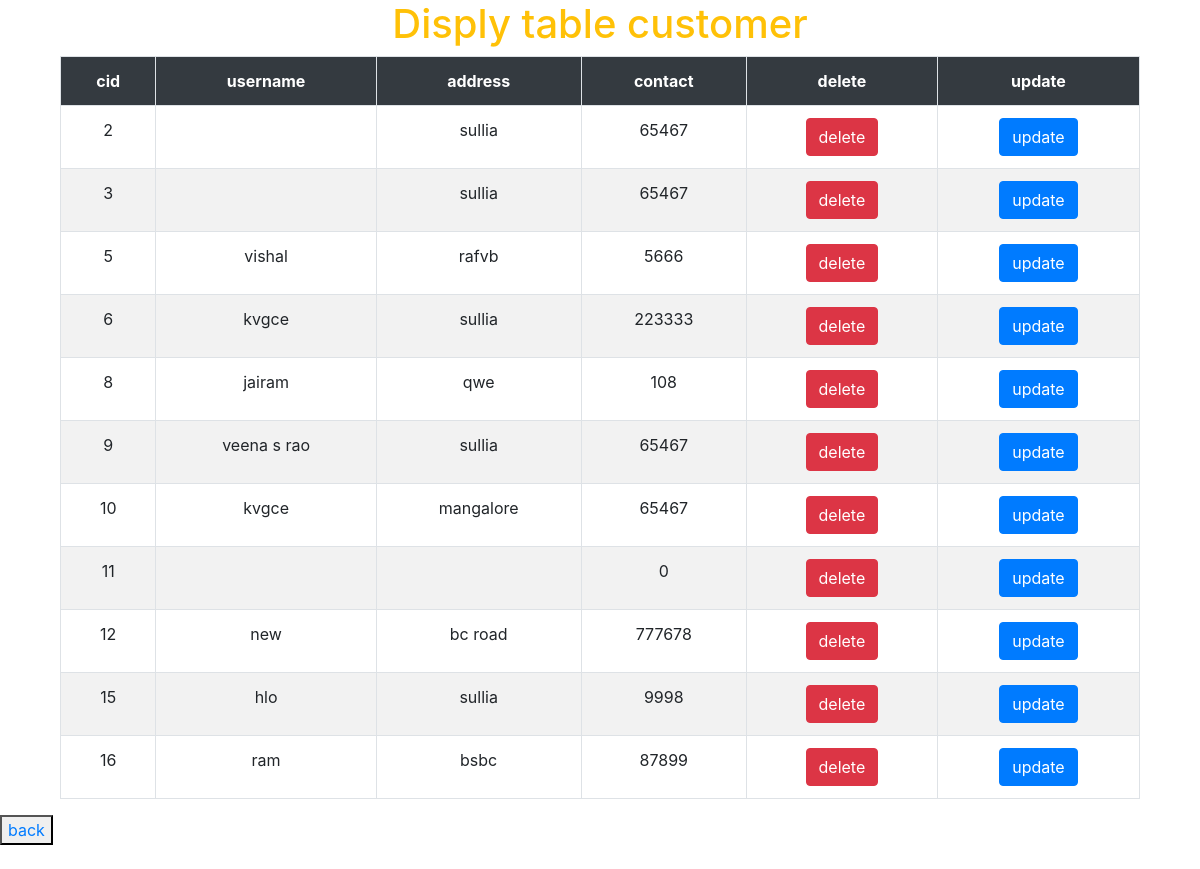
The page /customer/display.php on the database its author committed.
### tables this page shows
CREATE TABLE `customer` (
  `cid` int(11) NOT NULL,
  `username` varchar(55) DEFAULT NULL,
  `address` varchar(55) DEFAULT NULL,
  `contact` int(11) DEFAULT NULL
);

### customer/display.php (the view, shortened to what this page needs)
<!DOCTYPE html>
<html lang="en">
<head>
  <link rel="stylesheet" href="https://maxcdn.bootstrapcdn.com/bootstrap/4.3.1/css/bootstrap.min.css">
</head>
<body>
<div class="container">
 <div class="col-lg-12">
 <h1 class="text-warning text-center"> Disply table customer</h1>
 <table class="table table-striped table-hover table-bordered">
 <tr class="bg-dark text-white text-center">
 <th>cid</th>
 <th>username</th>
 <th>address</th>
 <th>contact</th>
 <th>delete</th>
 <th>update</th>
 </tr>
 <?php
    $q="select * from customer";
    $query=mysqli_query($con,$q);
    while($res=mysqli_fetch_array($query)){
?>
<tr class="text-center">
<td><?php echo $res['cid']; ?></td>
<td><?php echo $res['username']; ?> </td>
 <td><?php echo $res['address']; ?></td>
 <td><?php echo $res['contact'];?></td>
 <td><button class="btn-danger btn"> <a href="delete.php? id=<?php echo $res['cid']; ?>" class="text-white"> delete</a></button> </td>
 <td><button class="btn-primary btn"> <a href="update.php?id=<?php echo $res['cid'];?>" class="text-white">update</a></button> </td>
</tr>
<?php
    }
?>
 </table>
 </div>
 </div>
 <button type="back" name="back" ><a href="http://localhost/project/login_system/home.php">back</button><br><br>
</body>
</html>

### rows shown on the page
customer: cid "2", address "sullia", contact "65467"
customer: cid "3", address "sullia", contact "65467"
customer: cid "5", username "vishal", address "rafvb", contact "5666"
customer: cid "6", username "kvgce", address "sullia", contact "223333"
customer: cid "8", username "jairam", address "qwe", contact "108"
customer: cid "9", username "veena s rao", address "sullia", contact "65467"
customer: cid "10", username "kvgce", address "mangalore", contact "65467"
customer: cid "11", contact "0"
customer: cid "12", username "new", address "bc road", contact "777678"
customer: cid "15", username "hlo", address "sullia", contact "9998"
customer: cid "16", username "ram", address "bsbc", contact "87899"
